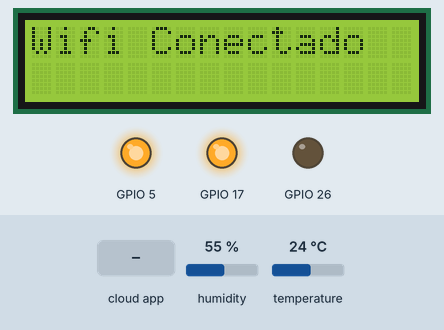
Bench run of a sketch on a simulated ESP32. Shown: 16×2 character LCD, output pins drawn as LEDs (lit = HIGH). The inputs (shaded band) are chosen by the test bench; at power-on: humidity 55 %, temperature 24 °C. WiFi joins after 1.5 s; servers stay silent unless stated; the local clock reads 2024-03-15 10:24:30 at power-on unless the sketch sets it; no MQTT or app messages arrive unless stated; what the sketch prints to the serial monitor is not drawn.

Above: at 1.7 s.
At 7.8 s:
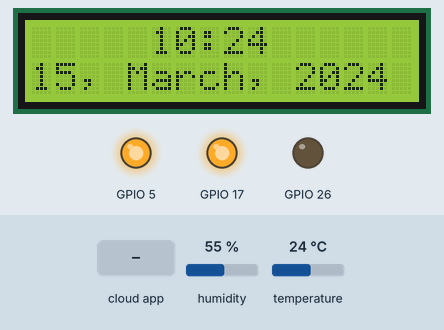
7.9 s: the phone or cloud app sets onoff to DHTOFF
At 8.2 s:
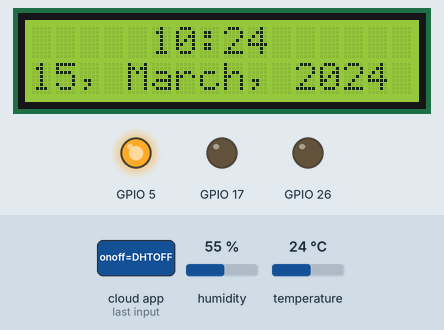
9.4 s: the phone or cloud app sets onoff to LEDON
At 10.1 s:
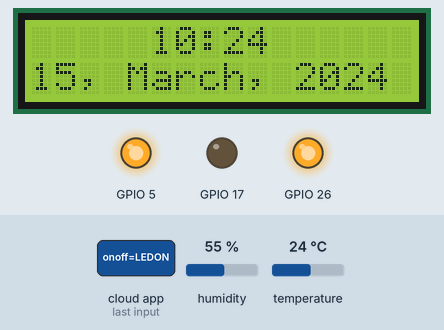
10.9 s: the phone or cloud app sets onoff to DHTON
At 12.4 s:
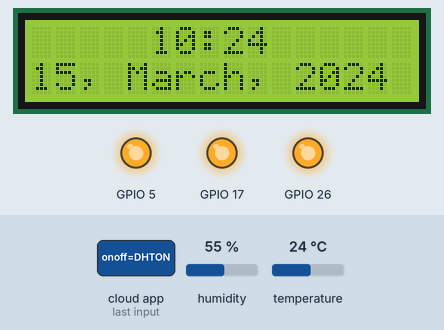
Timing chart, 0 to 13.9 s (numbered marks = the images above; inputs shaded):
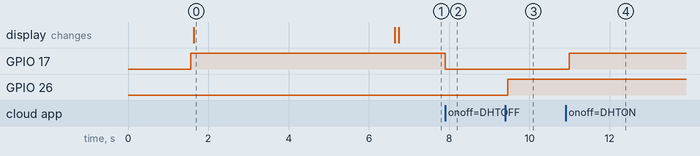

Measured:
- after the input at 7.9 s, GPIO 17: HIGH → LOW at once
- after the input at 9.4 s, GPIO 26: LOW → HIGH after 0.06 s
- after the input at 10.9 s, GPIO 17: LOW → HIGH after 0.09 s
- what the display in image 0 shows lasts 5.0 s, from 1.6 s to 6.6 s

The sketch:

codigo_ESP32.ino
```cpp
//Bibliotecas para conexão com internet e ao MQTT
#include <WiFi.h>
#include "Adafruit_MQTT.h"
#include "Adafruit_MQTT_Client.h"
#include <DHT.h>
#include <Adafruit_Sensor.h>
#include <WiFiClient.h>
#include <WiFiClientSecure.h>

//#include <iostream.h>
#include <string.h>

//Bibliotecas para o LCD
#include <Wire.h>
#include <LiquidCrystal_I2C.h>

#include <WiFi.h>
#include <time.h>

LiquidCrystal_I2C lcd(0x3F,20,4);


#define WIFI_SSID "SEITA"         //SSID do wifi
#define WIFI_PASS "zns2g4sev"         //Senha do Wifi
#define MQTT_SERV "io.adafruit.com"   //Servidor do adafruit IO
#define MQTT_PORT 1883
#define MQTT_NAME "danielhm"      //Nome do usuário adafruit.io
#define MQTT_PASS "e384f662b94d47ff8d1e756b67301f95"        //chave de ativação do feed do adafruit.io

//WiFiClientSecure client;
WiFiClient client;                       //Set up MQTT and WiFi clients
Adafruit_MQTT_Client mqtt(&client, MQTT_SERV, MQTT_PORT, MQTT_NAME, MQTT_PASS);
Adafruit_MQTT_Subscribe onoff = Adafruit_MQTT_Subscribe(&mqtt, MQTT_NAME "/feeds/onoff"); //Set up the feed you're subscribing to. Here our feed name is onoff
Adafruit_MQTT_Subscribe estado = Adafruit_MQTT_Subscribe(&mqtt, MQTT_NAME "/feeds/estado");
Adafruit_MQTT_Publish temp = Adafruit_MQTT_Publish(&mqtt, MQTT_NAME "/feeds/temp");
Adafruit_MQTT_Publish humid = Adafruit_MQTT_Publish(&mqtt, MQTT_NAME "/feeds/humid");

//variável que ler os entradas de dados do dht11
DHT dhht(18,DHT11);


void setup()
{
  Serial.begin(115200);
  dhht.begin();
  lcd.begin (16,2);

  Serial.print("\n\nConnecting Wifi... ");               //Conectar ao WiFi
  WiFi.begin(WIFI_SSID, WIFI_PASS);
  while (WiFi.status() != WL_CONNECTED){
    delay(500);
  }
  Serial.println("OK!");
  Serial.println(WiFi.localIP());
  mqtt.subscribe(&onoff);                                //Subscribe para o feed do led
  mqtt.subscribe(&estado);                                  //Subscribe para o feed do dht
  pinMode(5, OUTPUT);
  digitalWrite(5, HIGH);
  pinMode(17, OUTPUT);
  digitalWrite(17, HIGH);
  pinMode(26,OUTPUT);
  digitalWrite(26,LOW);


  lcd.init();
  lcd.backlight();
  lcd.setCursor(0,0);
  lcd.print("Wifi Conectado");
  delay(5000);
  lcd.clear();

  configTime(-3*3600,3600, "d.st1.ntp.br");//Site para pegar o horario e fuso horario


  MQTT_connect();
}


void loop() {

  DysplayTimeInfo();

  float h = dhht.readHumidity();
  float t = dhht.readTemperature();

  Adafruit_MQTT_Subscribe * subscription;
  MQTT_connect();

  if(isnan(t) || isnan(h)){
    Serial.println("Falha na leitura");
  }else{
    Serial.print("Temperatura: ");
    Serial.println(t);
    Serial.print("Umidade: ");
    Serial.println(h);
  }
  delay(500);

  //laço que ler os subscribes
  while((subscription = mqtt.readSubscription(1000))){
    if(subscription == &onoff){
      Serial.print("onoff: ");
      Serial.println((char*) onoff.lastread);
      if(!strcmp((char*) onoff.lastread, "DHTON")){
        digitalWrite(17, HIGH);
      } else if(!strcmp((char*) onoff.lastread, "DHTOFF")){
        digitalWrite(17, LOW);
      } else if(!strcmp((char*) onoff.lastread, "BUZZER")){
        Serial.println("O Buzzer Vai tocar...");
//        buzzer();
      } else if(!strcmp((char*) onoff.lastread, "LEDON")){
        digitalWrite(26,HIGH);
      } else if(!strcmp((char*) onoff.lastread, "LEDOFF")){
        digitalWrite(26,LOW);
      }
    }

    if(subscription == &estado){
      Serial.print("Deu certo mandar pro Adafruit: ");
      if(!strcmp((char*) estado.lastread, "TEMP")){
        Serial.println(t);
        temp.publish(t);
      } else if(!strcmp((char*) estado.lastread, "HUMID")){
        Serial.println(h);
        humid.publish(h);
      } else if(!strcmp((char*) estado.lastread, "STATUS")){
        Serial.println(t);
        Serial.println(h);
        lcd.clear();
        lcd.backlight();
        lcd.setCursor(3,0);
        lcd.print("T: ");
        lcd.print(t);
        temp.publish(t);
        delay(10);
        lcd.setCursor(3,1);
        lcd.print("H: ");
        lcd.print(h);
        humid.publish(h);
        delay(5000);
        lcd.clear();
      }

    }
  }

  if(!mqtt.ping()){
    mqtt.disconnect();
  }

}


//Função de conexão com o MQTT
void MQTT_connect() {
  int8_t ret;
  if (mqtt.connected()){                                   // Stop if already connected.
    return;
  }
  Serial.print("\nConnecting to MQTT... ");
  uint8_t retries = 3;
  while ((ret = mqtt.connect()) != 0){                     // connect will return 0 for connected
       Serial.println(mqtt.connectErrorString(ret));
       Serial.println("Retrying MQTT connection in 5 seconds...");
       mqtt.disconnect();
       delay(5000);                                       // wait 5 seconds
       retries--;
       //if (retries == 0){
         //while (1);                                       // basically die and wait for WDT to reset me
       //}
  }
  Serial.println("MQTT Connected!");
}

/////Função para exibir o dia, mes, ano e as horas pelo lcd
void DysplayTimeInfo(){

  struct tm timeinfo;
  if(!getLocalTime(&timeinfo)){
    Serial.println("Não conseguiu obter as horas");
    lcd.setCursor(0,0);
    lcd.print("Nao conseguiu");
    return;
  }
  Serial.println(&timeinfo, "%A, %B, %d %Y %H:%M:%S");

  lcd.backlight();
  lcd.setCursor(5,0);
  //lcd.print(&timeinfo, "%A, %B, %d %Y %H:%M:%S");
  lcd.print(&timeinfo, "%H:%M");
  lcd.setCursor(0,1);
  lcd.print(&timeinfo, "%d, %B, %Y");

}
```
